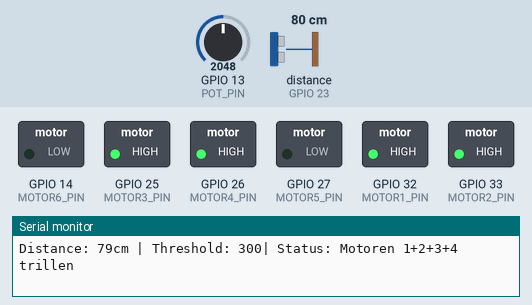
Simulated run of this sketch. Board: ESP32. Parts: switched loads named in the sketch (green lamp = pin HIGH), the last lines printed to the serial monitor. Wiring (inferred from the names in the program): ultrasonic range finder: trigger GPIO 22; echo GPIO 23. The inputs (shaded band) are chosen by the test bench; at power-on: distance to the obstacle (sensor on GPIO 23) 80 cm, GPIO 13 (POT_PIN) = 2048. The echo pulse lasts 58.3 µs per cm; pins used as bus, display or sensor lines are not drawn.

Above: at 1.2 s.
1.3 s: distance to the obstacle (sensor on GPIO 23) set to 72 cm
At 1.6 s:
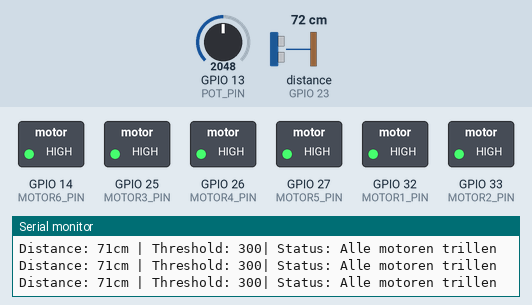
2.8 s: distance to the obstacle (sensor on GPIO 23) set to 250 cm
At 3.1 s:
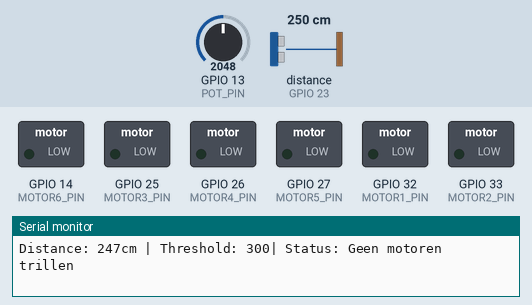
4.3 s: GPIO 13 (POT_PIN) set to 2589
5.8 s: GPIO 13 (POT_PIN) set to 2704
At 6.3 s:
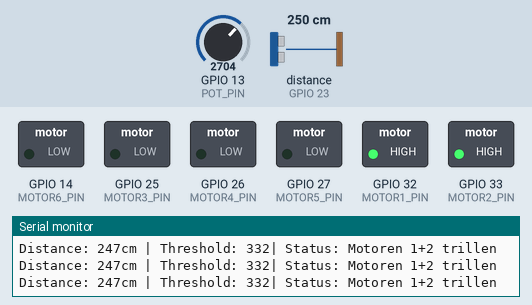
7.3 s: GPIO 13 (POT_PIN) set to 2047
At 8.5 s:
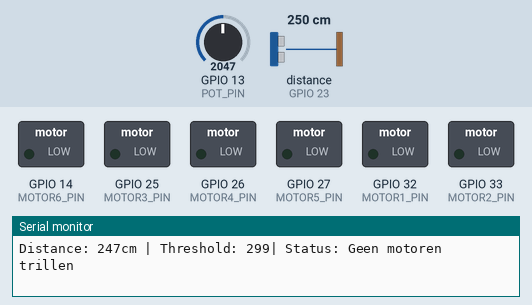
8.8 s: GPIO 13 (POT_PIN) set to 2866
At 9.5 s:
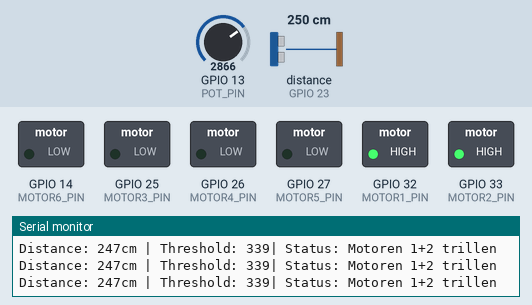
Timing chart, 0 to 11.3 s (numbered marks = the images above; inputs shaded):
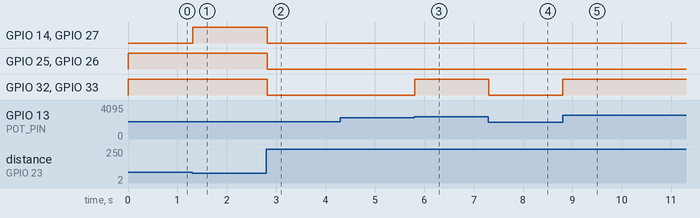

The sketch:

main.ino
```cpp
// Pin-definities
#define TRIG_PIN 22
#define ECHO_PIN 23
#define MOTOR1_PIN 32
#define MOTOR2_PIN 33
#define MOTOR3_PIN 25
#define MOTOR4_PIN 26
#define MOTOR5_PIN 27
#define MOTOR6_PIN 14
#define POT_PIN 13

// Variabelen
long duration;
int distance = 0;
int potValue;
int distanceThreshold;
const int MIN_DISTANCE = 20;
String motorStatus;  // Nieuwe variabele voor statusbericht

void setup() {
  pinMode(TRIG_PIN, OUTPUT);
  pinMode(ECHO_PIN, INPUT);
  pinMode(MOTOR1_PIN, OUTPUT);
  pinMode(MOTOR2_PIN, OUTPUT);
  pinMode(MOTOR3_PIN, OUTPUT);
  pinMode(MOTOR4_PIN, OUTPUT);
  pinMode(MOTOR5_PIN, OUTPUT);
  pinMode(MOTOR6_PIN, OUTPUT);
  Serial.begin(115200);
}

void loop() {
  // Ultrasone meting
  digitalWrite(TRIG_PIN, LOW);
  delayMicroseconds(2);
  digitalWrite(TRIG_PIN, HIGH);
  delayMicroseconds(10);
  digitalWrite(TRIG_PIN, LOW);

  duration = pulseIn(ECHO_PIN, HIGH);
  int newDistance = duration * 0.034 / 2;

  if (newDistance >= MIN_DISTANCE) {
    distance = newDistance;
  }

  // Lees potmeter en schaal
  potValue = analogRead(POT_PIN);
  distanceThreshold = map(potValue, 0, 4095, 200, 400);

  // Motorcontrole met statusberichten
  if (distance > (distanceThreshold * 3 / 4) || distance >= 300) {
    digitalWrite(MOTOR1_PIN, LOW);
    digitalWrite(MOTOR2_PIN, LOW);
    digitalWrite(MOTOR3_PIN, LOW);
    digitalWrite(MOTOR4_PIN, LOW);
    digitalWrite(MOTOR5_PIN, LOW);
    digitalWrite(MOTOR6_PIN, LOW);
    motorStatus = "Geen motoren trillen";
  }
  else if (distance > (distanceThreshold * 2 / 4)) {
    digitalWrite(MOTOR1_PIN, HIGH);
    digitalWrite(MOTOR2_PIN, HIGH);
    digitalWrite(MOTOR3_PIN, LOW);
    digitalWrite(MOTOR4_PIN, LOW);
    digitalWrite(MOTOR5_PIN, LOW);
    digitalWrite(MOTOR6_PIN, LOW);
    motorStatus = "Motoren 1+2 trillen";
  }
  else if (distance > (distanceThreshold * 1 / 4)) {
    digitalWrite(MOTOR1_PIN, HIGH);
    digitalWrite(MOTOR2_PIN, HIGH);
    digitalWrite(MOTOR3_PIN, HIGH);
    digitalWrite(MOTOR4_PIN, HIGH);
    digitalWrite(MOTOR5_PIN, LOW);
    digitalWrite(MOTOR6_PIN, LOW);
    motorStatus = "Motoren 1+2+3+4 trillen";
  }
  else {
    digitalWrite(MOTOR1_PIN, HIGH);
    digitalWrite(MOTOR2_PIN, HIGH);
    digitalWrite(MOTOR3_PIN, HIGH);
    digitalWrite(MOTOR4_PIN, HIGH);
    digitalWrite(MOTOR5_PIN, HIGH);
    digitalWrite(MOTOR6_PIN, HIGH);
    motorStatus = "Alle motoren trillen";
  }

  // Debugging met motorstatus
  Serial.print("Distance: ");
  Serial.print(distance);
  Serial.print("cm | Threshold: ");
  Serial.print(distanceThreshold);
  Serial.print("| Status: ");
  Serial.println(motorStatus);  // Toon trilstatus

  //delay(100);
}
```

Measured:
- the behaviour switches between 77 and 76 cm on distance to the obstacle (sensor on GPIO 23) (found by bisection; images 0 and 1)
- the behaviour switches between 2661 and 2662 on GPIO 13 (POT_PIN) (found by bisection; images 2 and 3)
- after the input at 1.3 s, GPIO 14 (MOTOR6_PIN), GPIO 27 (MOTOR5_PIN): LOW → HIGH at once
- after the input at 2.8 s, GPIO 14 (MOTOR6_PIN), GPIO 25 (MOTOR3_PIN), GPIO 26 (MOTOR4_PIN), GPIO 27 (MOTOR5_PIN), GPIO 32 (MOTOR1_PIN), GPIO 33 (MOTOR2_PIN): HIGH → LOW at once
- after the input at 5.8 s, GPIO 32 (MOTOR1_PIN), GPIO 33 (MOTOR2_PIN): LOW → HIGH at once
- after the input at 7.3 s, GPIO 32 (MOTOR1_PIN), GPIO 33 (MOTOR2_PIN): HIGH → LOW at once
- after the input at 8.8 s, GPIO 32 (MOTOR1_PIN), GPIO 33 (MOTOR2_PIN): LOW → HIGH at once
